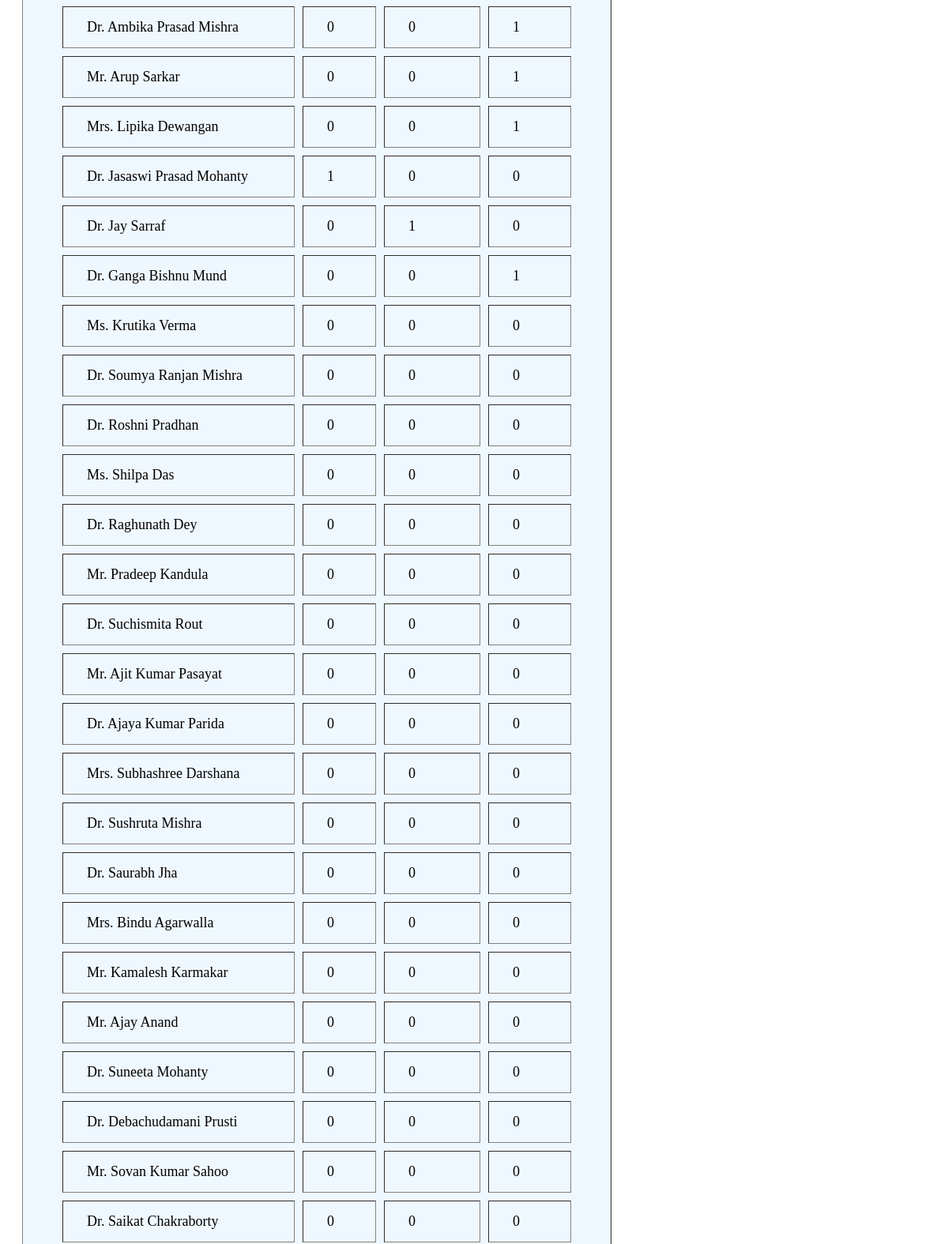
Page /home/ (middle part) on the earlier database version.
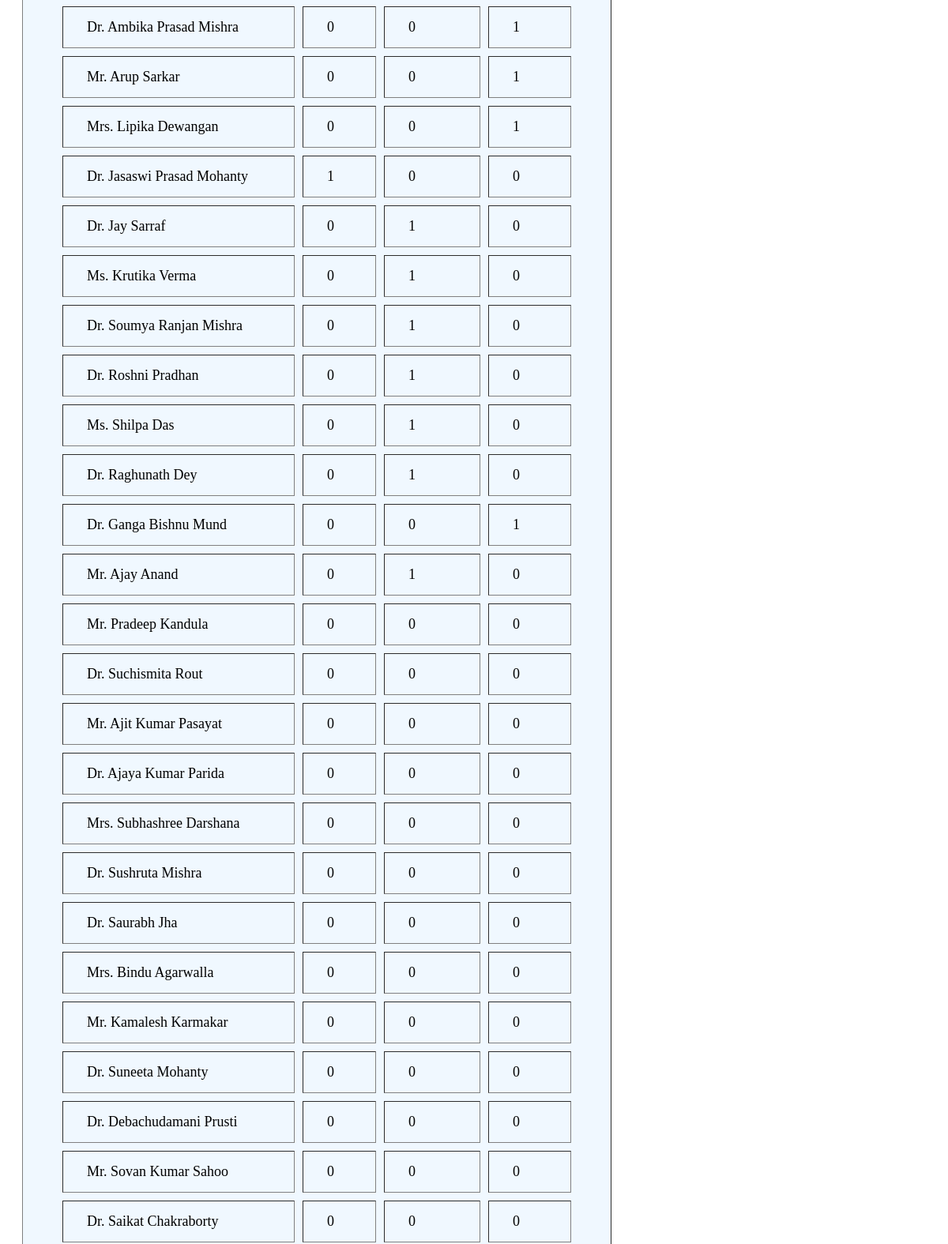
Same page on the later database version.
### app/models.py (models this page shows, shortened)
class Teacher(models.Model):
    name=models.CharField(max_length=100)
    best=models.IntegerField(default=0)
    average=models.IntegerField(default=0)
    worst=models.IntegerField(default=0)

### app/views.py (the view)
# urls.py: 2. Add a URL to urlpatterns:  path('', views.home, name='home')
def home(request):
    teachers_list = Teacher.objects.annotate(
        total_score=Sum(F('best') + F('average') + F('worst'))
    ).order_by('-total_score')
    context={
        'teacher':teachers_list,
    }
    return render(request,"home.html",context)

### template/home.html (shortened to what this page needs)
<!DOCTYPE html>
<html lang="en">
<head>
    {%load static%}
    <link rel="stylesheet" type="text/css" href="{% static 'css/red.css' %}">
</head>
<body>
    <table border="black">
    {%for a in teacher %}
    <tr>
    <td>{{a.name}}<br></td>
    <td>{{a.best}}<br></td>
    <td>{{a.average}}<br></td>
    <td>{{a.worst}}<br></td>
    </tr>
    {%endfor %}
    </table>
</body>
</html>

### static/css/red.css (style rules this page uses)
table { background-color: aliceblue; padding: 40px; margin: 20px; border-spacing: 10px; }
td { padding: 15px; padding-left: 30px; padding-right: 30px; font-size: large; }

Differences in the rows shown:
changed Teacher "Ms. Krutika Verma": average "0" → "1"
changed Teacher "Dr. Soumya Ranjan Mishra": average "0" → "1"
changed Teacher "Dr. Roshni Pradhan": average "0" → "1"
changed Teacher "Ms. Shilpa Das": average "0" → "1"
changed Teacher "Dr. Raghunath Dey": average "0" → "1"
shown differently, row unchanged: Teacher "Dr. Ganga Bishnu Mund": moves down the list
changed Teacher "Mr. Ajay Anand": average "0" → "1"; moves up the list
